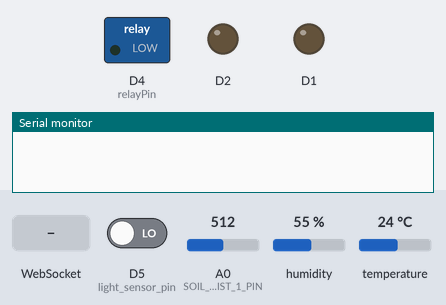
A sketch run on a simulated ESP8266 (NodeMCU). Shown: switched loads named in the sketch (green lamp = pin HIGH), output pins drawn as LEDs (lit = HIGH), the last lines printed to the serial monitor. The inputs (shaded band) are chosen by the test bench; at power-on: D5 (light_sensor_pin) LOW, A0 (SOIL_MOIST_1_PIN) = 512, humidity 55 %, temperature 24 °C. WiFi joins after 1.5 s; servers stay silent unless stated.

Above: at 0.1 s.
At 3.2 s:
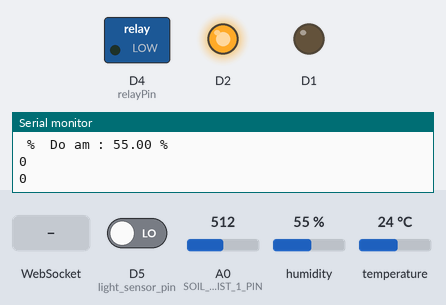
3.3 s: WebSocket text "1" received
Timing chart, 0 to 6.3 s (numbered marks = the images above; inputs shaded):
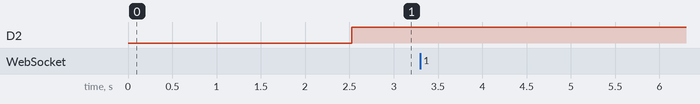

The sketch:

ESP8266.ino
```cpp
#include <WebSocketsClient.h>
#include <ESP8266WiFi.h>
#include <DHT.h>
#include <ArduinoJson.h>
int relayPin = 2;
const char *ssid = "...";
const char *password = "thanhlich1234";
const char *host = "192.168.67.43";
int moto = 0;
int bongden = 0;
int tudong = 0;
int fan = 0;
int senServer = 0;
int senServerbd = 0;
int senServerq = 0;
int port = 8080;
const int dht11Pin = D3;
const int light_sensor_pin = D5;
#define SOIL_MOIST_1_PIN A0
// Define DHT11 sensor object
DHT dht11(dht11Pin, DHT11);
WebSocketsClient webSocket;
WiFiClient client;
unsigned long previousMillis = 0;
const unsigned long interval = 500;
void webSocketEvent(WStype_t type, uint8_t *payload, size_t length)
{
  switch (type)
  {
  case WStype_DISCONNECTED:
    Serial.printf("[WSc] Disconnected!\n");
    break;
  case WStype_CONNECTED:
  {
    Serial.printf("[WSc] Connected to url: %s\n", payload);
    break;
  }
  case WStype_BIN:
    // Serial.printf("[WSc] get binary length: %u\n", length);
    break;
  case WStype_TEXT:
  {
    DynamicJsonDocument doc(1024);
    deserializeJson(doc, payload);
    moto = doc["moto"];
    bongden = doc["bongden"];
    tudong = doc["tudong"];
    fan = doc["quat"];
    if (tudong == 0)
    {
      moto = 0;
      bongden=0;
      fan = 0;
      if (moto == 1)
      {
        Serial.println("Bật moto nước");
        moto = 1;
      }
      else if (moto == 0)
      {
        Serial.println("Tắt moto nước");
        moto = 0;
      }
      if (bongden == 1)
      {
        Serial.println("Bật bóng đèn");
        bongden = 1;
      }
      else if (bongden == 0)
      {
        Serial.println("Tắt bóng đèn");
        bongden = 0;
      }
      if (fan == 1)
      {
        Serial.println("Bật fan nước");
        fan = 1;
      }
      else if (fan == 0)
      {
        Serial.println("Tắt fan nước");
        fan = 0;
      }
    }
    else
    {
      Serial.println("Tự Động");
    }
    break;
  }
  default:
    break;
  }
}

void setup()
{
  Serial.begin(115200);
  WiFi.begin(ssid, password);
  while (WiFi.status() != WL_CONNECTED)
  {
    delay(1000);
    Serial.println("Connecting to WiFi...");
  }
  Serial.println("Connected to WiFi");
  webSocket.begin(host, 8080, "/", "arduino");
  webSocket.onEvent(webSocketEvent);
  pinMode(2, OUTPUT);
  pinMode(5, OUTPUT);
    pinMode(4, OUTPUT);
  dht11.begin();
}

void loop()
{
  webSocket.loop();
  // Ít nước:0%  ==> Nhiều nước 100%
  unsigned long currentMillis = millis();
  int i = 0;
  int anaValue = 0;
  for (i = 0; i < 10; i++) //
  {
    anaValue += analogRead(SOIL_MOIST_1_PIN); // Đọc giá trị cảm biến độ ẩm đất
    delay(50);                                // Đợi đọc giá trị ADC
  }
  anaValue = anaValue / (i);
  anaValue = map(anaValue, 1023, 0, 0, 100); // Ít nước:0%  ==> Nhiều nước 100%
  int light_value = digitalRead(light_sensor_pin);
  Serial.print("thai");
  Serial.print(light_value);
  Serial.print("ngu");
  float temperature = dht11.readTemperature();
  float humidity = dht11.readHumidity();
  if (isnan(temperature))
  {
    temperature = 32;
  }
  if (isnan(humidity))
  {
    humidity = 70;
  }
  Serial.print(" %\t");
  Serial.print("Do am dat: ");
  Serial.print(anaValue);
  Serial.println(" %");
  Serial.print(" %\t");
  Serial.print("Nhiet do: ");
  Serial.print(temperature);
  Serial.println(" %");
  Serial.print(" %\t");
  Serial.print("Do am : ");
  Serial.print(humidity);
  Serial.println(" %");
  Serial.println(moto);
  Serial.println(bongden);
  if (tudong == 0)
  {
    if (moto == 1)
    {                        // nếu giá trị đầu vào là '1'
      digitalWrite(5, HIGH); // đặt chân kết nối với module relay ở mức cao
    }
    else if (moto == 0)
    {                       // nếu giá trị đầu vào là '0'
      digitalWrite(5, LOW); // đặt chân kết nối với module relay ở mức thấp
    }
    if (bongden == 1)
    {
      digitalWrite(2, HIGH);
      bongden = 1;
    }
    else if (bongden == 0)
    {
      digitalWrite(2, LOW);
      bongden = 0;
    }
        if (fan == 1)
    {
      digitalWrite(4, LOW);
      fan = 1;
    }
    else if (fan == 0)
    {
      digitalWrite(4, HIGH);
      fan = 0;
    }
  }
  else
  {
    if (anaValue <50)
    {                        // nếu giá trị đầu vào là '1'
      digitalWrite(5, HIGH); // đặt chân kết nối với module relay ở mức cao
      Serial.println("Bật moto nước");
      senServer = 1;
    }
    else
    {                       // nếu giá trị đầu vào là '0'
      digitalWrite(5, LOW); // đặt chân kết nối với module relay ở mức thấp
      Serial.println("Tắt moto nước");
      senServer = 0;
    }
      if (light_value == 1)
    {                        // nếu giá trị đầu vào là '1'
      digitalWrite(2, HIGH); // đặt chân kết nối với module relay ở mức cao
      Serial.println("Bật Bóng Đèn");
      senServerbd = 1;
    }
    else
    {                       // nếu giá trị đầu vào là '0'
      digitalWrite(2, LOW); // đặt chân kết nối với module relay ở mức thấp
      Serial.println("Tắt Bóng Đèn");
      senServerbd = 0;
    }
          if (temperature > 30)
    {                        // nếu giá trị đầu vào là '1'
      digitalWrite(4, LOW); // đặt chân kết nối với module relay ở mức cao
      Serial.println("Bật Quat");
      senServerq = 1;
    }
    else
    {                       // nếu giá trị đầu vào là '0'
      digitalWrite(4, HIGH); // đặt chân kết nối với module relay ở mức thấp
      Serial.println("Tắt Quat");
      senServerq = 0;
    }
  }

  if (currentMillis - previousMillis >= interval)
  {
    previousMillis = currentMillis;
    unsigned long currentMillis = millis();

    // Chuyển đổi giá trị nhiệt độ và độ ẩm sang kiểu chuỗi
    String tempStr = String(temperature, 1);
    String humiStr = String(humidity, 1);
    String message = "{\"temperature\": " + tempStr + ", \"humidity\": " + humiStr + ", \"anaValue\": " + anaValue + ", \"sendServer\": " + senServer + ", \"sendServerbd\": " + senServerbd + ", \"sendServerq\": " + senServerq + " }";
    const char *messageStr = message.c_str();
    webSocket.sendTXT(messageStr);
  }
}
```
